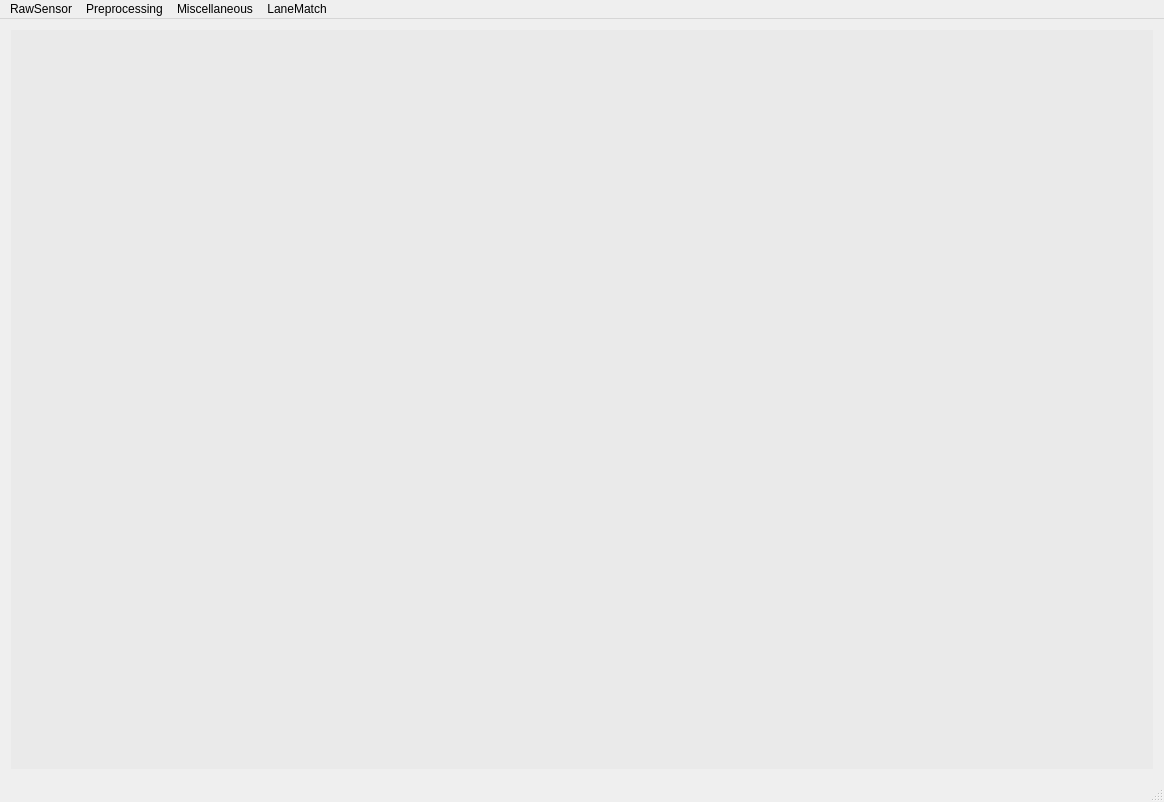
<?xml version="1.0" encoding="UTF-8"?>
<ui version="4.0">
 <class>MainWindow</class>
 <widget class="QMainWindow" name="MainWindow">
  <property name="geometry">
   <rect>
    <x>0</x>
    <y>0</y>
    <width>1164</width>
    <height>802</height>
   </rect>
  </property>
  <property name="sizePolicy">
   <sizepolicy hsizetype="Expanding" vsizetype="Expanding">
    <horstretch>0</horstretch>
    <verstretch>0</verstretch>
   </sizepolicy>
  </property>
  <property name="minimumSize">
   <size>
    <width>0</width>
    <height>0</height>
   </size>
  </property>
  <property name="maximumSize">
   <size>
    <width>16777215</width>
    <height>16777215</height>
   </size>
  </property>
  <property name="windowTitle">
   <string>Autonomous Driving - Viewer</string>
  </property>
  <widget class="QWidget" name="centralWidget">
   <layout class="QGridLayout" name="gridLayout">
    <item row="0" column="0">
     <widget class="CQGLViewer" name="widgetQGLViewer" native="true">
      <property name="sizePolicy">
       <sizepolicy hsizetype="Expanding" vsizetype="Expanding">
        <horstretch>1</horstretch>
        <verstretch>1</verstretch>
       </sizepolicy>
      </property>
      <property name="minimumSize">
       <size>
        <width>0</width>
        <height>0</height>
       </size>
      </property>
      <property name="maximumSize">
       <size>
        <width>16777215</width>
        <height>16777215</height>
       </size>
      </property>
      <property name="palette">
       <palette>
        <active>
         <colorrole role="Base">
          <brush brushstyle="SolidPattern">
           <color alpha="255">
            <red>255</red>
            <green>255</green>
            <blue>255</blue>
           </color>
          </brush>
         </colorrole>
         <colorrole role="Window">
          <brush brushstyle="SolidPattern">
           <color alpha="100">
            <red>227</red>
            <green>227</green>
            <blue>227</blue>
           </color>
          </brush>
         </colorrole>
        </active>
        <inactive>
         <colorrole role="Base">
          <brush brushstyle="SolidPattern">
           <color alpha="255">
            <red>255</red>
            <green>255</green>
            <blue>255</blue>
           </color>
          </brush>
         </colorrole>
         <colorrole role="Window">
          <brush brushstyle="SolidPattern">
           <color alpha="100">
            <red>227</red>
            <green>227</green>
            <blue>227</blue>
           </color>
          </brush>
         </colorrole>
        </inactive>
        <disabled>
         <colorrole role="Base">
          <brush brushstyle="SolidPattern">
           <color alpha="100">
            <red>227</red>
            <green>227</green>
            <blue>227</blue>
           </color>
          </brush>
         </colorrole>
         <colorrole role="Window">
          <brush brushstyle="SolidPattern">
           <color alpha="100">
            <red>227</red>
            <green>227</green>
            <blue>227</blue>
           </color>
          </brush>
         </colorrole>
        </disabled>
       </palette>
      </property>
      <property name="autoFillBackground">
       <bool>true</bool>
      </property>
     </widget>
    </item>
   </layout>
  </widget>
  <widget class="QStatusBar" name="statusBar"/>
  <widget class="QMenuBar" name="menuBar">
   <property name="geometry">
    <rect>
     <x>0</x>
     <y>0</y>
     <width>1164</width>
     <height>23</height>
    </rect>
   </property>
   <property name="sizePolicy">
    <sizepolicy hsizetype="Expanding" vsizetype="Minimum">
     <horstretch>0</horstretch>
     <verstretch>0</verstretch>
    </sizepolicy>
   </property>
   <property name="defaultUp">
    <bool>false</bool>
   </property>
   <property name="nativeMenuBar">
    <bool>true</bool>
   </property>
   <widget class="QMenu" name="menuRawSensor">
    <property name="sizePolicy">
     <sizepolicy hsizetype="Expanding" vsizetype="Preferred">
      <horstretch>0</horstretch>
      <verstretch>0</verstretch>
     </sizepolicy>
    </property>
    <property name="title">
     <string>RawSensor</string>
    </property>
    <widget class="QMenu" name="menuMWR">
     <property name="title">
      <string>MWR</string>
     </property>
     <widget class="QMenu" name="menuFront">
      <property name="title">
       <string>Front</string>
      </property>
      <addaction name="action_ESRNewTarget"/>
      <addaction name="action_ESRNewUpdatedTarget"/>
      <addaction name="action_ESRUpdatedTarget"/>
      <addaction name="action_ESRCoastedTarget"/>
     </widget>
     <addaction name="menuFront"/>
     <addaction name="actionLeft_SRR"/>
     <addaction name="actionRight_SRR"/>
    </widget>
    <widget class="QMenu" name="menuVCU">
     <property name="title">
      <string>VCU</string>
     </property>
     <addaction name="actionVCU550"/>
    </widget>
    <widget class="QMenu" name="menuPRESCAN">
     <property name="title">
      <string>PRESCAN</string>
     </property>
     <addaction name="actionPrescanLanes"/>
     <addaction name="actionPrescanPos"/>
     <addaction name="actionMapLanes"/>
    </widget>
    <widget class="QMenu" name="menuLaneLines">
     <property name="title">
      <string>LaneLines</string>
     </property>
     <addaction name="actionDetectedLanelinesMark"/>
     <addaction name="actionMapLanelinesMark"/>
     <addaction name="actionMapLanelinesProcess"/>
     <addaction name="actionMapLanelinesCalibration"/>
    </widget>
    <widget class="QMenu" name="menuTrafficSign">
     <property name="title">
      <string>TrafficSign</string>
     </property>
     <addaction name="actionDetectedTrafficSign"/>
     <addaction name="actionMapTrafficSign"/>
    </widget>
    <addaction name="actionImage"/>
    <addaction name="menuMWR"/>
    <addaction name="actionINS"/>
    <addaction name="menuVCU"/>
    <addaction name="menuPRESCAN"/>
    <addaction name="menuLaneLines"/>
    <addaction name="menuTrafficSign"/>
   </widget>
   <widget class="QMenu" name="menuPreprocessing">
    <property name="title">
     <string>Preprocessing</string>
    </property>
    <widget class="QMenu" name="menuMWR_2">
     <property name="title">
      <string>MWR</string>
     </property>
     <widget class="QMenu" name="menuFrontMWR">
      <property name="title">
       <string>FrontMWR</string>
      </property>
      <addaction name="actionACC"/>
      <addaction name="actionFCW"/>
     </widget>
     <addaction name="menuFrontMWR"/>
     <addaction name="actionLeftSRRFiltered"/>
     <addaction name="actionRightSRRFiltered"/>
    </widget>
    <addaction name="menuMWR_2"/>
   </widget>
   <widget class="QMenu" name="menuMiscellaneous">
    <property name="title">
     <string>Miscellaneous</string>
    </property>
    <widget class="QMenu" name="menuCoordinates">
     <property name="title">
      <string>Coordinates</string>
     </property>
     <addaction name="actionLineBwtweenCoordinate"/>
     <addaction name="actionWorldCoordinate"/>
     <addaction name="actionVehicleCoordinate"/>
     <addaction name="actionCameraCoordinate"/>
     <addaction name="actionESRCoordinate"/>
     <addaction name="actionLeftSRRCoordinate"/>
     <addaction name="actionRightSRRCoordinate"/>
    </widget>
    <addaction name="menuCoordinates"/>
    <addaction name="actionVehicle_Model"/>
    <addaction name="actionSquareGrids"/>
    <addaction name="actionRadical_Grids"/>
   </widget>
   <widget class="QMenu" name="menuLaneMatch">
    <property name="title">
     <string>LaneMatch</string>
    </property>
    <addaction name="actionLane_1"/>
    <addaction name="actionLane_2"/>
    <addaction name="actionLane_3"/>
    <addaction name="actionLane_4"/>
   </widget>
   <addaction name="menuRawSensor"/>
   <addaction name="menuPreprocessing"/>
   <addaction name="menuMiscellaneous"/>
   <addaction name="menuLaneMatch"/>
  </widget>
  <action name="actionImage">
   <property name="checkable">
    <bool>true</bool>
   </property>
   <property name="checked">
    <bool>false</bool>
   </property>
   <property name="text">
    <string>Image</string>
   </property>
  </action>
  <action name="actionLeft_SRR">
   <property name="checkable">
    <bool>true</bool>
   </property>
   <property name="text">
    <string>Left</string>
   </property>
  </action>
  <action name="actionRight_SRR">
   <property name="checkable">
    <bool>true</bool>
   </property>
   <property name="text">
    <string>Right</string>
   </property>
  </action>
  <action name="actionVCU550">
   <property name="checkable">
    <bool>true</bool>
   </property>
   <property name="checked">
    <bool>true</bool>
   </property>
   <property name="text">
    <string>VCU550</string>
   </property>
  </action>
  <action name="actionVehicle_Model">
   <property name="checkable">
    <bool>true</bool>
   </property>
   <property name="checked">
    <bool>true</bool>
   </property>
   <property name="text">
    <string>Vehicle Model</string>
   </property>
  </action>
  <action name="actionINS">
   <property name="checkable">
    <bool>true</bool>
   </property>
   <property name="checked">
    <bool>true</bool>
   </property>
   <property name="text">
    <string>INS</string>
   </property>
  </action>
  <action name="actionSquareGrids">
   <property name="checkable">
    <bool>true</bool>
   </property>
   <property name="checked">
    <bool>true</bool>
   </property>
   <property name="text">
    <string>Square_Grids</string>
   </property>
  </action>
  <action name="actionRadical_Grids">
   <property name="checkable">
    <bool>true</bool>
   </property>
   <property name="text">
    <string>Radical_Grids</string>
   </property>
  </action>
  <action name="actionWorldCoordinate">
   <property name="checkable">
    <bool>true</bool>
   </property>
   <property name="checked">
    <bool>true</bool>
   </property>
   <property name="text">
    <string>World</string>
   </property>
  </action>
  <action name="actionVehicleCoordinate">
   <property name="checkable">
    <bool>true</bool>
   </property>
   <property name="checked">
    <bool>true</bool>
   </property>
   <property name="text">
    <string>Vehicle</string>
   </property>
  </action>
  <action name="actionCameraCoordinate">
   <property name="checkable">
    <bool>true</bool>
   </property>
   <property name="checked">
    <bool>true</bool>
   </property>
   <property name="text">
    <string>Camera</string>
   </property>
  </action>
  <action name="actionESRCoordinate">
   <property name="checkable">
    <bool>true</bool>
   </property>
   <property name="checked">
    <bool>true</bool>
   </property>
   <property name="text">
    <string>ESR</string>
   </property>
  </action>
  <action name="actionLeftSRRCoordinate">
   <property name="checkable">
    <bool>true</bool>
   </property>
   <property name="checked">
    <bool>true</bool>
   </property>
   <property name="text">
    <string>LeftSRR</string>
   </property>
  </action>
  <action name="actionRightSRRCoordinate">
   <property name="checkable">
    <bool>true</bool>
   </property>
   <property name="checked">
    <bool>true</bool>
   </property>
   <property name="text">
    <string>RightSRR</string>
   </property>
  </action>
  <action name="actionLeftSRRFiltered">
   <property name="checkable">
    <bool>true</bool>
   </property>
   <property name="text">
    <string>LeftSRR</string>
   </property>
  </action>
  <action name="actionRightSRRFiltered">
   <property name="checkable">
    <bool>true</bool>
   </property>
   <property name="text">
    <string>RightSRR</string>
   </property>
  </action>
  <action name="actionPrescanLanes">
   <property name="checkable">
    <bool>true</bool>
   </property>
   <property name="text">
    <string>PrescanLanes</string>
   </property>
  </action>
  <action name="actionPrescanPos">
   <property name="checkable">
    <bool>true</bool>
   </property>
   <property name="checked">
    <bool>false</bool>
   </property>
   <property name="text">
    <string>PrescanPos</string>
   </property>
  </action>
  <action name="actionMapLanes">
   <property name="checkable">
    <bool>true</bool>
   </property>
   <property name="text">
    <string>MapLanes</string>
   </property>
  </action>
  <action name="actionDetectedLanelinesMark">
   <property name="checkable">
    <bool>true</bool>
   </property>
   <property name="text">
    <string>DetectedLanelinesMark</string>
   </property>
  </action>
  <action name="actionMapLanelinesMark">
   <property name="checkable">
    <bool>true</bool>
   </property>
   <property name="text">
    <string>MapLanelinesMark</string>
   </property>
  </action>
  <action name="actionDetectedTrafficSign">
   <property name="checkable">
    <bool>true</bool>
   </property>
   <property name="text">
    <string>DetectedTrafficSign</string>
   </property>
  </action>
  <action name="actionMapTrafficSign">
   <property name="checkable">
    <bool>true</bool>
   </property>
   <property name="text">
    <string>MapTrafficSign</string>
   </property>
  </action>
  <action name="actionLineBwtweenCoordinate">
   <property name="checkable">
    <bool>true</bool>
   </property>
   <property name="text">
    <string>LineBwtweenCoordinate</string>
   </property>
  </action>
  <action name="actionLane_1">
   <property name="checkable">
    <bool>true</bool>
   </property>
   <property name="checked">
    <bool>false</bool>
   </property>
   <property name="text">
    <string>Lane_1</string>
   </property>
  </action>
  <action name="actionLane_2">
   <property name="checkable">
    <bool>true</bool>
   </property>
   <property name="checked">
    <bool>false</bool>
   </property>
   <property name="text">
    <string>Lane_2</string>
   </property>
  </action>
  <action name="actionLane_3">
   <property name="checkable">
    <bool>true</bool>
   </property>
   <property name="checked">
    <bool>false</bool>
   </property>
   <property name="text">
    <string>Lane_3</string>
   </property>
  </action>
  <action name="actionLane_4">
   <property name="checkable">
    <bool>true</bool>
   </property>
   <property name="checked">
    <bool>false</bool>
   </property>
   <property name="text">
    <string>Lane_4</string>
   </property>
  </action>
  <action name="actionMapLanelinesProcess">
   <property name="checkable">
    <bool>true</bool>
   </property>
   <property name="text">
    <string>MapLanelinesProcess</string>
   </property>
  </action>
  <action name="actionMapLanelinesCalibration">
   <property name="checkable">
    <bool>true</bool>
   </property>
   <property name="text">
    <string>MapLanelinesCalibration</string>
   </property>
  </action>
  <action name="actionACC">
   <property name="checkable">
    <bool>true</bool>
   </property>
   <property name="text">
    <string>ACC</string>
   </property>
  </action>
  <action name="actionFCW">
   <property name="checkable">
    <bool>true</bool>
   </property>
   <property name="text">
    <string>FCW</string>
   </property>
  </action>
  <action name="action_ESRNewTarget">
   <property name="checkable">
    <bool>true</bool>
   </property>
   <property name="text">
    <string>New</string>
   </property>
  </action>
  <action name="action_ESRNewUpdatedTarget">
   <property name="checkable">
    <bool>true</bool>
   </property>
   <property name="text">
    <string>NewUpdated</string>
   </property>
  </action>
  <action name="action_ESRUpdatedTarget">
   <property name="checkable">
    <bool>true</bool>
   </property>
   <property name="text">
    <string>Updated</string>
   </property>
  </action>
  <action name="action_ESRCoastedTarget">
   <property name="checkable">
    <bool>true</bool>
   </property>
   <property name="text">
    <string>Coasted</string>
   </property>
  </action>
 </widget>
 <layoutdefault spacing="6" margin="11"/>
 <customwidgets>
  <customwidget>
   <class>CQGLViewer</class>
   <extends>QWidget</extends>
   <header>cqglviewer.h</header>
   <container>1</container>
  </customwidget>
 </customwidgets>
 <resources/>
 <connections/>
</ui>
